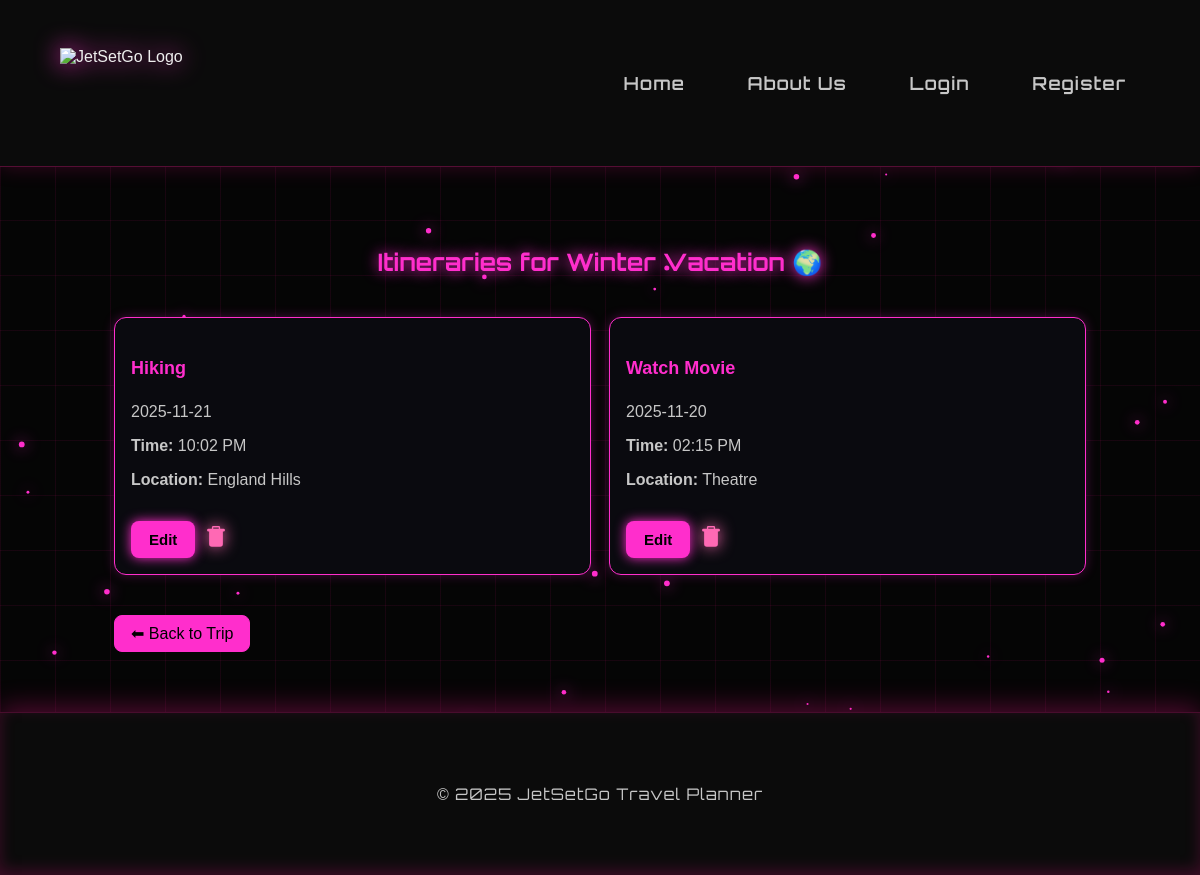
The page /trip/1/itineraries on the database its author committed.
### app/models.py (models this page shows, shortened)
class Trip(db.Model):
    __tablename__ = "trip"
    id = db.Column(db.Integer, primary_key=True)
    title = db.Column(db.String(100), nullable=False)
    start_date = db.Column(db.Date, nullable=False)
    end_date = db.Column(db.Date, nullable=False)
    description = db.Column(db.Text, nullable=True)
    destinations = db.relationship(
        "TripDestination",
        backref="trip",
        cascade="all, delete-orphan",
        lazy=True
    )
    itinerary = db.relationship("ItineraryItem", backref="trip", lazy=True, cascade="all, delete-orphan")
    budget = db.relationship("Budget", backref="trip", uselist=False, cascade="all, delete-orphan")
    participants = db.relationship("User", secondary=trip_users, backref=db.backref("trips", lazy="dynamic"))
    reviews = db.relationship("Review", backref="trip", lazy=True, cascade="all, delete-orphan")

class ItineraryItem(db.Model):
    __tablename__ = "itinerary_item"
    id = db.Column(db.Integer, primary_key=True)
    title = db.Column(db.String(100), nullable=False)
    date = db.Column(db.Date, nullable=False)
    location = db.Column(db.String(150))
    notes = db.Column(db.Text)
    time = db.Column(db.Time)
    trip_id = db.Column(db.Integer, db.ForeignKey("trip.id"), nullable=False)

### app/routes/trips.py (the view)
@trips_bp.route('/trip/<int:trip_id>/itineraries')
def all_itineraries(trip_id):
    trip = Trip.query.get_or_404(trip_id)
    return render_template('all_itineraries.html', trip=trip)

### app/templates/all_itineraries.html (shortened to what this page needs)
{% extends "base.html" %}
{% block content %}
<div class="container mt-4">
    <h2 class="text-center mb-4">Itineraries for {{ trip.title }} 🌍</h2>
    {% if trip.itinerary|length == 0 %}
        <p class="text-muted text-center">No itinerary entries yet.</p>
    {% else %}
        <div class="itinerary-mini-card-container">
            {% for item in trip.itinerary %}
                <div class="itinerary-mini-card">
                    <div class="mini-info">
                        <h4 class="mini-title">{{ item.title }}</h4>
                        <p class="mini-date">{{ item.date }}</p>
                        {% if item.time %}
                            <p class="mini-text"><b>Time:</b> {{ item.time.strftime("%I:%M %p") }}</p>
                        {% endif %}
                        {% if item.location %}
                            <p class="mini-text"><b>Location:</b> {{ item.location }}</p>
                        {% endif %}
                    </div>
                    <div class="mini-buttons">
                        <a href="{{ url_for('trips.edit_itinerary', item_id=item.id) }}"
                           class="btn btn-link btn-primary btn-sm">Edit</a>
                        <form method="POST"
                              action="{{ url_for('trips.delete_itinerary', item_id=item.id) }}"
                              onsubmit="return confirm('Delete this itinerary item?');">
                            <button class="btn-trash" style="margin-top: 25px;">
                            </button>
                        </form>
                    </div>
                </div>
            {% endfor %}
        </div>
    {% endif %}
    <div class="text-center mt-4">
        <a href="{{ url_for('trips.trip_detail', trip_id=trip.id) }}" class="btn-back">
            ⬅ Back to Trip
        </a>
    </div>
</div>
{% endblock %}

### app/static/css/style.css (style rules this page uses)
:root { --bg-color: #000000; --text-color: #f2f2f2; --soft-text: #c7c7c7; --card-bg: rgba(10, 10, 10, 0.8); --border-color: #ff2ecc; --neon-pink: #ff2ecc; --neon-hover: #ff5be0; }
body { background: var(--bg-color); color: var(--text-color); font-family: "Inter", sans-serif; margin: 0; padding: 0; opacity: 0; animation: fadeIn 0.9s ease-out forwards; }
a { transition: opacity 0.3s ease; }
.container { width: 90%; max-width: 1150px; margin: auto; }
body::before { content: ""; position: fixed; top: 0; left: 0; width: 100%; height: 100%; background-image: linear-gradient(rgba(255, 20, 147, 0.08) 1px, transparent 1px), linear-gradient(90deg, rgba(255, 20, 147, 0.08) 1px, transparent 1px); background-size: 55px 55px; animation: gridMove 32s linear infinite; z-index: -3; pointer-events: none !important; }
.btn { width: 100%; padding: 12px 0; background: var(--neon-pink); color: #000; border: none; font-weight: 600; font-size: 16px; margin-top: 10px; border-radius: 8px; cursor: pointer; transition: 0.25s ease; box-shadow: 0 0 12px var(--neon-pink); position: relative; z-index: 20; }
.btn-link { display: block; text-align: center; width: auto; margin-top: 20px; font-size: 15px; text-decoration: none; transition: 0.2s ease; position: relative; z-index: 30 !important; }
.container { max-width: 1200px; margin: auto; padding: 30px 15px; position: relative; z-index: 10; }
.container h2 { color: var(--neon-pink); text-align: center; font-family: "Orbitron", sans-serif; text-shadow: 0 0 15px var(--neon-pink); margin-bottom: 40px; }
.btn-trash { background: transparent !important; border: none; padding: 0; width: auto; cursor: pointer; }
.itinerary-mini-card-container { display: grid; grid-template-columns: repeat(auto-fit, minmax(280px, 1fr)); gap: 18px; margin-bottom: 40px; }
.itinerary-mini-card { background: #0a0a0f; border: 1px solid var(--neon-pink); padding: 16px; border-radius: 12px; box-shadow: 0 0 12px rgba(255, 45, 220, 0.25); transition: 0.25s ease; position: relative; z-index: 5; }
.mini-title { color: var(--neon-pink); font-size: 18px; font-weight: 700; }
.mini-text, .mini-date { color: var(--soft-text); margin-bottom: 4px; }
.mini-buttons { display: flex; gap: 10px; margin-top: 12px; }
.btn-primary { background: var(--neon-pink) !important; color: #000 !important; border: none !important; box-shadow: 0 0 12px var(--neon-pink); }
.btn-back { background: var(--neon-pink) !important; border: 1px solid var(--neon-pink); padding: 8px 16px; border-radius: 8px; text-decoration: none !important; color: black; transition: 0.2s; display: inline-block; font-weight: 400; }
body { background: #050505; color: #eee; font-family: 'Poppins', sans-serif; }
.btn, .btn-small, .btn-clear { padding: 10px 18px; border: none; border-radius: 8px; background: var(--neon-pink); color: #000; cursor: pointer; font-weight: bold; transition: 0.2s ease; }

### rows shown on the page
Trip: title "Winter Vacation"
ItineraryItem: title "Hiking", date "2025-11-21", time "10:02 PM", location "England Hills"
ItineraryItem: title "Watch Movie", date "2025-11-20", time "02:15 PM", location "Theatre"

### other values the page prints
{{ 2025 }} "2025"
